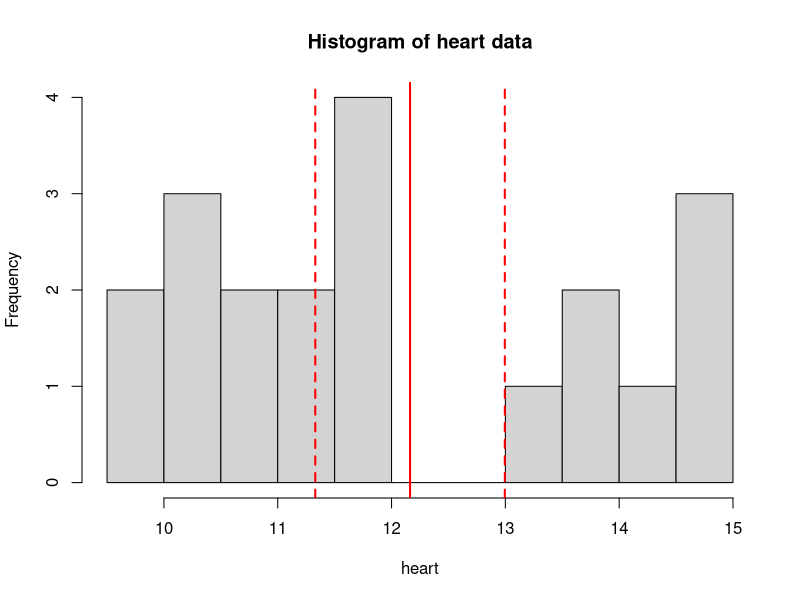
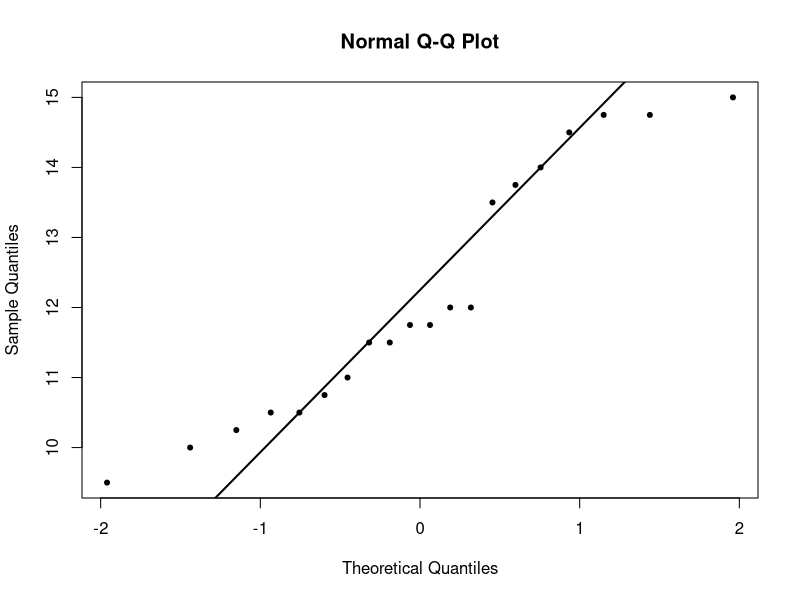
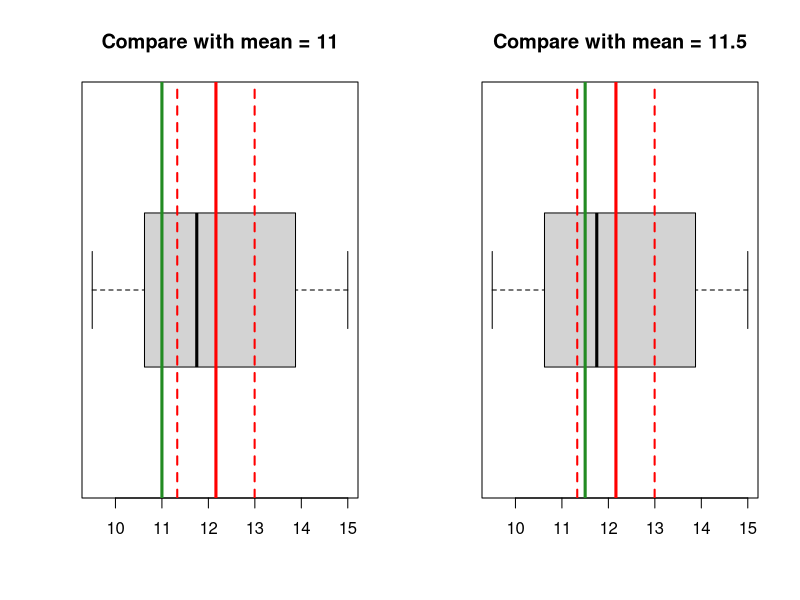

R code for these plots, in order: (Note: this script raises an error after producing the figures.)
# t-test

# exercise 1 (heart) ----

heart <- c(11.5, 14.75, 13.75, 10.5, 14.75,
           13.5, 10.75, 9.5, 11.75, 12, 
           10.5, 11.75, 10, 14.5, 12, 
           11, 14, 15, 11.5, 10.25)

# 1a) ----
# compute the mean
sum_heart <- 11.5 + 14.75 + 13.75 + 10.5 + 14.75 + 
  13.5 + 10.75 + 9.5 + 11.75 + 12 + 
  10.5 + 11.75 + 10 + 14.5 + 12 + 
  11 + 14 + 15 + 11.5 + 10.25

n <- 20 # length(heart)

sum_heart
sum_heart/20

# formula: sum(heart)/length(heart)
mean(heart)  # 12.162


# 1b) ----
# standard deviation, 95% confidence interval

# formula (sd): sqrt(1/(n-1) * (sum(xi - xbar)^2))
# translate into format that R can understand:

n <- 20  # length(heart)
sqrt(1/(n-1) * (sum((heart - mean(heart))^2))) # be careful with brackets

sd(heart) # 1.779


# 95% CI (quantile from t-distribution)
# formula: CI = xbar +- t(n-1, alpha/2) * sd/sqrt(n)
# translate into format R can understand:

t025 <- qt(p = 0.025, df = n-1) # -2.09
t975 <- qt(p = 0.975, df = n-1) # 2.09
c(t025, t975) # symmetric around 0

ci_lower <- mean(heart) - t975 * sd(heart)/sqrt(20)
ci_upper <- mean(heart) + t975 * sd(heart)/sqrt(20)
c(ci_lower, ci_upper)


# verify by doing a one-sample t-test
# by default, it tests whether mean is 0
t.test(heart)


# 1c) ----
# visually check
# histogram
hist(heart, breaks = 10, main = 'Histogram of heart data')
abline(v = mean(heart), col = 'red', lwd = 2)
abline(v = c(ci_lower, ci_upper), col = 'red', lwd = 2,
       lty = 'dashed')

# qqplot 
qqnorm(heart, pch = 20)
qqline(heart, lwd = 2)



# boxplot 
par(mfrow = c(1, 2))
# compare with 11
boxplot(heart, horizontal = T, main = 'Compare with mean = 11')
abline(v = mean(heart), col = 'red', lwd = 3)
abline(v = c(ci_lower, ci_upper), col = 'red', lwd = 2,
       lty = 'dashed')
abline(v = 11, col = 'forestgreen', lwd = 3)


# compare with 11.5
boxplot(heart, horizontal = T, main = 'Compare with mean = 11.5')
abline(v = mean(heart), col = 'red', lwd = 3)
abline(v = c(ci_lower, ci_upper), col = 'red', lwd = 2,
       lty = 'dashed')
abline(v = 11.5, col = 'forestgreen', lwd = 3)



# 1d) ----
# H0: mu = 11; H1: mu != 11
t.test(heart, mu = 11, conf.level = 0.95)


# H0: mu = 11.5; H1: mu != 11.5
t.test(heart, mu = 11.5, conf.level = 0.95)




# ___________ ----
# exercise 2 (lung function) ----

lung_data <- read.csv('./lab/data/PEFH98-english.csv')

head(lung_data)


# 2a) ----
# mean height (standard deviation, 95% ci) for male, female
head(lung_data[, c('height', 'gender')], 10)

gender <- lung_data$gender

# height for female
height_f <- lung_data$height[gender == 'female']
# number of females
nf <- length(height_f)  # 54

mean(height_f) # 169.57
sd(height_f) # 5.69
# se_f <- sd(height_f)/sqrt(54) 0.774


# histogram for height_f
hist(height_f, main = 'Histogram of height (female)', xlab = 'Height (cm)')
abline(v = mean(height_f), lwd = 4, col = 'red')
abline(v = 167, lwd = 4, col = 'forestgreen')

# quantile for t distribution 
t975 <- qt(p = 0.975, df = nf-1) # 2.005

# 95% CI 
ci_upper_f <- mean(height_f) + t975 * sd(height_f)/sqrt(nf) # 171.1277
ci_lower_f <- mean(height_f) - t975 * sd(height_f)/sqrt(nf) # 168.0204
c(ci_lower_f, ci_upper_f)

# add CI on top of the plot  
abline(v = ci_lower_f, lwd = 2, col = 'red', lty = 'dashed')
abline(v = ci_upper_f, lwd = 2, col = 'red', lty = 'dashed')



# height for male 
height_m <- lung_data$height[gender == 'male']
# number of males
nm <- length(height_m)  # 52


mean(height_m) # 181.87
sd(height_m) # 5.67
# se_m <- sd(height_m)/sqrt(52) # 0.786

# find quantile for males (pay attention to df)
t975 <- qt(p = 0.975, df = nm-1) # 2.007
# 95% CI
ci_upper_m <- mean(height_m) + t975 * sd(height_m)/sqrt(nm) # 183.44
ci_lower_m <- mean(height_m) - t975 * sd(height_m)/sqrt(nm)  # 180.28
c(ci_lower_m, ci_upper_m)

# verify by t.test
t.test(height_m)

# 2b) ----

t.test(height_f, mu = 167)

# calculate by hand
t_stat <- (mean(height_f) - 167)/(sd(height_f)/sqrt(nf))
t_stat  # 3.323

# compare this with t distribution with nf-1 degrees of freedom
pval_twosided <- pt(q = t_stat, df = nf-1, lower.tail = F)*2
pval_twosided




# test a different value
# mu = 169
mean(height_f)
t.test(height_f, mu = 169)

# calculate by hand
t_stat <- (mean(height_f) - 169)/(sd(height_f)/sqrt(nf))
t_stat  # 0.74

# compare this with t distribution with nf-1 degrees of freedom
pval_twosided <- pt(q = t_stat, df = nf-1, lower.tail = F)*2
pval_twosided

# visualize with t-dist ----

# quantile for t distribution 
t975 <- qt(p = 0.975, df = nf-1) # 2.005

# 95% CI 
ci_upper_f <- mean(height_f) + t975 * sd(height_f)/sqrt(nf) # 171.1277
ci_lower_f <- mean(height_f) - t975 * sd(height_f)/sqrt(nf) # 168.0204
c(ci_lower_f, ci_upper_f)

par(mfrow = c(1,2))
# plot 1: 167
hist(height_f, main = 'Histogram of height (female)', xlab = 'Height (cm)')
abline(v = mean(height_f), lwd = 4, col = 'red')
abline(v = 167, lwd = 4, col = 'forestgreen')

# add CI on top of the plot  
abline(v = ci_lower_f, lwd = 2, col = 'red', lty = 'dashed')
abline(v = ci_upper_f, lwd = 2, col = 'red', lty = 'dashed')

# plot 1t
simt <- rt(1000, df =nf-1)
hist(simt, xlim = c(-5, 5), main = 't-dist of 53 degrees of freedom')
abline(v = 3.323, lwd = 4, col = 'blue')
abline(v = -3.323, lwd = 4, col = 'blue')



# plot 2: 169
hist(height_f, main = 'Histogram of height (female)', xlab = 'Height (cm)')
abline(v = mean(height_f), lwd = 4, col = 'red')
abline(v = 169, lwd = 4, col = 'forestgreen')

# add CI on top of the plot  
abline(v = ci_lower_f, lwd = 2, col = 'red', lty = 'dashed')
abline(v = ci_upper_f, lwd = 2, col = 'red', lty = 'dashed')

# plot 2t
hist(simt, xlim = c(-5, 5), main = 't-dist of 53 degrees of freedom')
abline(v = 0.74, lwd = 4, col = 'blue')
abline(v = -0.74, lwd = 4, col = 'blue')



# 2c) ----
# compare pefsit1, pefsit2 (paired t-test)

pefsit1 <- lung_data$pefsit1
pefsit2 <- lung_data$pefsit2
# hist(pefsit1)
# hist(pefsit2)

t.test(pefsit1, pefsit2, paired = T)

# alternatively, you can test whether the difference is equal to 0
diff_sit1_sit2 <- pefsit1 - pefsit2
t.test(diff_sit1_sit2, mu = 0)



# 2d) ----
# compare pefsitm, pefstam (paired t-test)
pefsitm <- lung_data$pefsitm
pefstam <- lung_data$pefstam


t.test(pefsitm, pefstam, paired = T)




# 2e) -----
# check assumption 

diff_sitm_stam <- pefsitm - pefstam
qqnorm(diff_sitm_stam, pch = 20)
qqline(diff_sitm_stam, col = 'red', lwd = 2)


# 2f) ----
# compare pefmean for two genders
# this is independent two samples t-test
# we need two variables: pefmean for men, pefmean for women

pefmean_f <- lung_data$pefmean[gender == 'female']
pefmean_m <- lung_data$pefmean[gender == 'male']

# you can visually spot whether there is a difference
# par(mfrow = c(1, 2))
hist(pefmean_f, main = 'pefmean (F)')
abline(v = mean(pefmean_f, na.rm = T), col = 'red', lwd = 2)
hist(pefmean_m, main = 'pefmean (M)')
abline(v = mean(pefmean_m), col = 'red', lwd = 2)

# two sample t-test 
t.test(pefmean_f, pefmean_m, paired = F)


# 2g) ----

# par(mfrow = c(1, 2))
qqnorm(pefmean_f, pch = 20, main = 'Q-Q plot: pefmean (F)')
qqline(pefmean_f, col = 'red', lwd = 2)

qqnorm(pefmean_m, pch = 20, main = 'Q-Q plot: pefmean (M)')
qqline(pefmean_m, col = 'red', lwd = 2)






